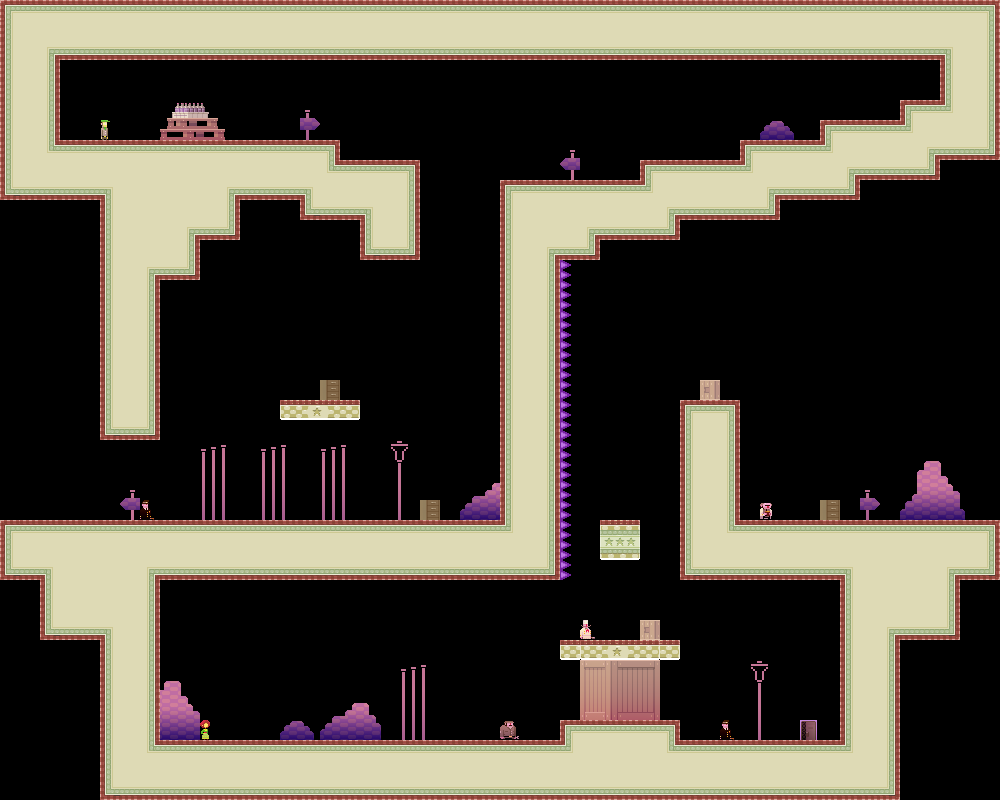

A level layout from a 2D game, rendered from its tile map. Below: a short description, then the map file with tile-grid data replaced by summaries:
An orthogonal 50x40 tile map with 20x20 px tiles, 1 tile layer (bg).

<map version="1.0" orientation="orthogonal" width="50" height="40" tilewidth="20" tileheight="20">
 <tileset firstgid="1" name="tiles_sydney" tilewidth="20" tileheight="20">
  <image source="../../../../../SuperLemonadeFactoryPartTwoContent/Lemonade/tiles_sydney.png" width="400" height="400" />
  <terraintypes>
   <terrain name="regularBlocks" tile="-1" />
  </terraintypes>
  <tile id="8" terrain=",,,0" />
  <tile id="9" terrain=",,0,0" />
  <tile id="10" terrain=",,0,0" />
  <tile id="11" terrain=",,0,0" />
  <tile id="12" terrain=",,0,0" />
  <tile id="13" terrain=",,0,0" />
  <tile id="14" terrain=",,0," />
  <tile id="15" terrain="0,0,0," />
  <tile id="16" terrain="0,0,,0" />
  <tile id="28" terrain=",0,,0" />
  <tile id="34" terrain="0,,0," />
  <tile id="35" terrain="0,,0,0" />
  <tile id="36" terrain=",0,0,0" />
  <tile id="48" terrain=",0,,0" />
  <tile id="54" terrain="0,,0," />
  <tile id="68" terrain=",0,,0" />
  <tile id="74" terrain="0,,0," />
  <tile id="88" terrain=",0,,0" />
  <tile id="94" terrain="0,,0," />
  <tile id="108" terrain=",0,,0" />
  <tile id="114" terrain="0,,0," />
  <tile id="128" terrain=",0,," />
  <tile id="129" terrain="0,0,," />
  <tile id="130" terrain="0,0,," />
  <tile id="131" terrain="0,0,," />
  <tile id="132" terrain="0,0,," />
  <tile id="133" terrain="0,0,," />
  <tile id="134" terrain="0,,," />
  <tile id="194" terrain="0,0,0,0" />
  <tile id="356">
   <properties>
    <property name="LargeCrate" value="" />
   </properties>
  </tile>
  <tile id="380">
   <properties>
    <property name="Andre" value="" />
   </properties>
  </tile>
  <tile id="381">
   <properties>
    <property name="Liselot" value="" />
   </properties>
  </tile>
  <tile id="382">
   <properties>
    <property name="Amsterdaam" value="" />
   </properties>
  </tile>
  <tile id="383">
   <properties>
    <property name="Worker" value="" />
   </properties>
  </tile>
  <tile id="384">
   <properties>
    <property name="Inspector" value="" />
   </properties>
  </tile>
  <tile id="385">
   <properties>
    <property name="Chef" value="" />
   </properties>
  </tile>
  <tile id="386">
   <properties>
    <property name="Exit" value="" />
   </properties>
  </tile>
  <tile id="387">
   <properties>
    <property name="Trampoline" value="" />
   </properties>
  </tile>
  <tile id="388">
   <properties>
    <property name="SmallCrate" value="" />
   </properties>
  </tile>
  <tile id="389">
   <properties>
    <property name="SugarBag" value="" />
   </properties>
  </tile>
 </tileset>
 <layer name="bg" width="50" height="40">
  <data>[2000 cells, 928 non-empty, 121 distinct tile ids]</data>
 </layer>
 <objectgroup name="boxes" width="50" height="40" />
</map>
